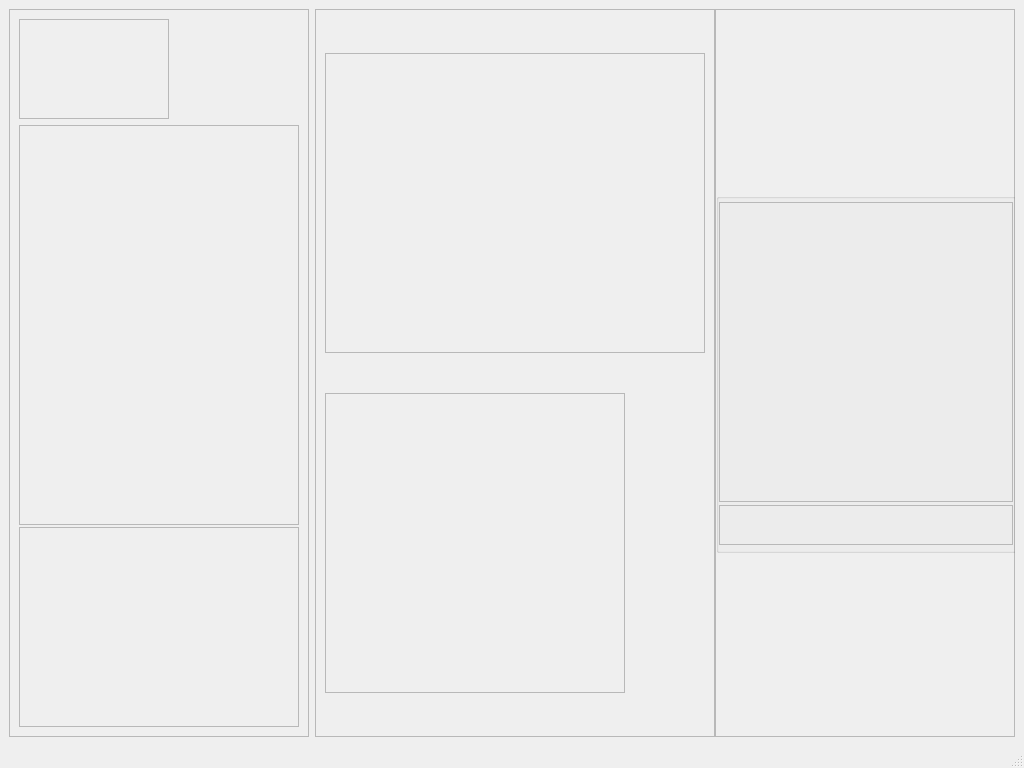
<?xml version="1.0" encoding="UTF-8"?>
<ui version="4.0">
 <class>MainWindow</class>
 <widget class="QMainWindow" name="MainWindow">
  <property name="geometry">
   <rect>
    <x>0</x>
    <y>0</y>
    <width>1024</width>
    <height>768</height>
   </rect>
  </property>
  <property name="minimumSize">
   <size>
    <width>900</width>
    <height>600</height>
   </size>
  </property>
  <property name="windowTitle">
   <string>MainWindow</string>
  </property>
  <widget class="QWidget" name="centralwidget">
   <layout class="QHBoxLayout" name="horizontalLayout">
    <item>
     <widget class="QFrame" name="leftgroup">
      <property name="minimumSize">
       <size>
        <width>300</width>
        <height>550</height>
       </size>
      </property>
      <property name="maximumSize">
       <size>
        <width>500</width>
        <height>16777215</height>
       </size>
      </property>
      <property name="frameShape">
       <enum>QFrame::Shape::StyledPanel</enum>
      </property>
      <property name="frameShadow">
       <enum>QFrame::Shadow::Raised</enum>
      </property>
      <layout class="QVBoxLayout" name="verticalLayout">
       <item>
        <widget class="QFrame" name="SecondaryCam">
         <property name="sizePolicy">
          <sizepolicy hsizetype="MinimumExpanding" vsizetype="Preferred">
           <horstretch>0</horstretch>
           <verstretch>0</verstretch>
          </sizepolicy>
         </property>
         <property name="minimumSize">
          <size>
           <width>100</width>
           <height>100</height>
          </size>
         </property>
         <property name="maximumSize">
          <size>
           <width>150</width>
           <height>150</height>
          </size>
         </property>
         <property name="frameShape">
          <enum>QFrame::Shape::StyledPanel</enum>
         </property>
         <property name="frameShadow">
          <enum>QFrame::Shadow::Raised</enum>
         </property>
        </widget>
       </item>
       <item>
        <widget class="QFrame" name="IMU">
         <property name="minimumSize">
          <size>
           <width>0</width>
           <height>400</height>
          </size>
         </property>
         <property name="frameShape">
          <enum>QFrame::Shape::StyledPanel</enum>
         </property>
         <property name="frameShadow">
          <enum>QFrame::Shadow::Raised</enum>
         </property>
        </widget>
       </item>
       <item>
        <widget class="QFrame" name="BatteryData">
         <property name="minimumSize">
          <size>
           <width>0</width>
           <height>200</height>
          </size>
         </property>
         <property name="frameShape">
          <enum>QFrame::Shape::StyledPanel</enum>
         </property>
         <property name="frameShadow">
          <enum>QFrame::Shadow::Raised</enum>
         </property>
        </widget>
       </item>
      </layout>
     </widget>
    </item>
    <item>
     <widget class="QFrame" name="centralgroup">
      <property name="minimumSize">
       <size>
        <width>400</width>
        <height>550</height>
       </size>
      </property>
      <property name="sizeIncrement">
       <size>
        <width>100</width>
        <height>0</height>
       </size>
      </property>
      <property name="frameShape">
       <enum>QFrame::Shape::StyledPanel</enum>
      </property>
      <property name="frameShadow">
       <enum>QFrame::Shadow::Raised</enum>
      </property>
      <layout class="QVBoxLayout" name="verticalLayout_4">
       <item>
        <widget class="QFrame" name="frame_2">
         <property name="maximumSize">
          <size>
           <width>400</width>
           <height>300</height>
          </size>
         </property>
         <property name="frameShape">
          <enum>QFrame::Shape::StyledPanel</enum>
         </property>
         <property name="frameShadow">
          <enum>QFrame::Shadow::Raised</enum>
         </property>
        </widget>
       </item>
       <item>
        <widget class="QFrame" name="frame">
         <property name="maximumSize">
          <size>
           <width>300</width>
           <height>300</height>
          </size>
         </property>
         <property name="frameShape">
          <enum>QFrame::Shape::StyledPanel</enum>
         </property>
         <property name="frameShadow">
          <enum>QFrame::Shadow::Raised</enum>
         </property>
        </widget>
       </item>
      </layout>
     </widget>
    </item>
    <item>
     <widget class="QFrame" name="rightgroup">
      <property name="sizePolicy">
       <sizepolicy hsizetype="Preferred" vsizetype="Preferred">
        <horstretch>0</horstretch>
        <verstretch>0</verstretch>
       </sizepolicy>
      </property>
      <property name="minimumSize">
       <size>
        <width>300</width>
        <height>550</height>
       </size>
      </property>
      <property name="maximumSize">
       <size>
        <width>400</width>
        <height>16777215</height>
       </size>
      </property>
      <property name="layoutDirection">
       <enum>Qt::LayoutDirection::LeftToRight</enum>
      </property>
      <property name="styleSheet">
       <string notr="true">align-items: center;</string>
      </property>
      <property name="frameShape">
       <enum>QFrame::Shape::StyledPanel</enum>
      </property>
      <property name="frameShadow">
       <enum>QFrame::Shadow::Raised</enum>
      </property>
      <layout class="QVBoxLayout" name="verticalLayout_2">
       <property name="leftMargin">
        <number>0</number>
       </property>
       <property name="rightMargin">
        <number>0</number>
       </property>
       <item>
        <widget class="QGroupBox" name="groupBox">
         <property name="minimumSize">
          <size>
           <width>300</width>
           <height>360</height>
          </size>
         </property>
         <property name="maximumSize">
          <size>
           <width>300</width>
           <height>360</height>
          </size>
         </property>
         <property name="title">
          <string/>
         </property>
         <layout class="QVBoxLayout" name="verticalLayout_3">
          <property name="spacing">
           <number>0</number>
          </property>
          <property name="leftMargin">
           <number>0</number>
          </property>
          <property name="topMargin">
           <number>0</number>
          </property>
          <property name="rightMargin">
           <number>0</number>
          </property>
          <property name="bottomMargin">
           <number>0</number>
          </property>
          <item>
           <widget class="QFrame" name="AerialImg">
            <property name="minimumSize">
             <size>
              <width>0</width>
              <height>300</height>
             </size>
            </property>
            <property name="maximumSize">
             <size>
              <width>300</width>
              <height>300</height>
             </size>
            </property>
            <property name="styleSheet">
             <string notr="true">align-items: center;</string>
            </property>
            <property name="frameShape">
             <enum>QFrame::Shape::StyledPanel</enum>
            </property>
            <property name="frameShadow">
             <enum>QFrame::Shadow::Raised</enum>
            </property>
           </widget>
          </item>
          <item>
           <widget class="QFrame" name="AerialInfo">
            <property name="minimumSize">
             <size>
              <width>0</width>
              <height>40</height>
             </size>
            </property>
            <property name="maximumSize">
             <size>
              <width>16777215</width>
              <height>40</height>
             </size>
            </property>
            <property name="frameShape">
             <enum>QFrame::Shape::StyledPanel</enum>
            </property>
            <property name="frameShadow">
             <enum>QFrame::Shadow::Raised</enum>
            </property>
           </widget>
          </item>
         </layout>
        </widget>
       </item>
      </layout>
     </widget>
    </item>
   </layout>
  </widget>
  <widget class="QMenuBar" name="menubar">
   <property name="geometry">
    <rect>
     <x>0</x>
     <y>0</y>
     <width>1024</width>
     <height>19</height>
    </rect>
   </property>
  </widget>
  <widget class="QStatusBar" name="statusbar"/>
 </widget>
 <resources/>
 <connections/>
</ui>
